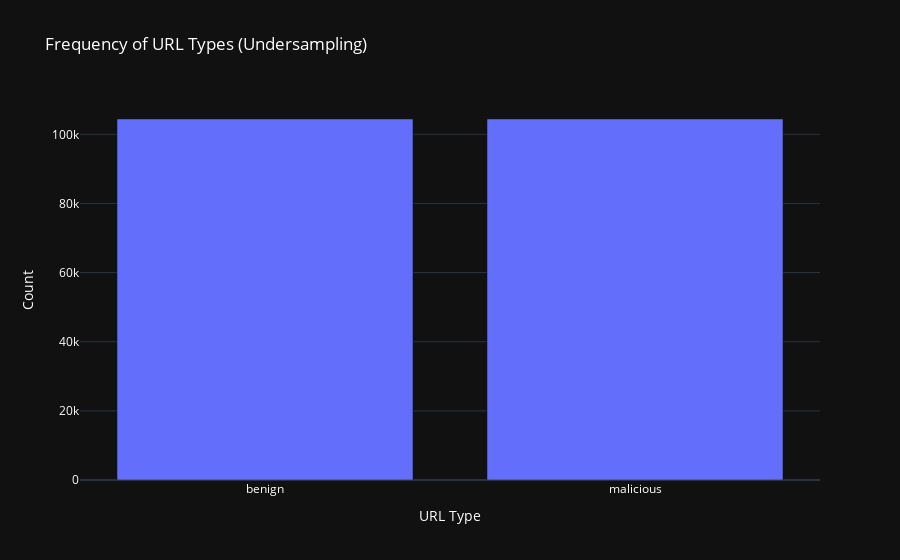

Notebook code for this chart:
### Code cell
label_counts = df_balanced['label'].value_counts()
fig = go.Figure(data=[go.Bar(x=label_counts.index, y=label_counts.values)])
fig.update_layout(title='Frequency of URL Types (Undersampling)',
                  xaxis_title='URL Type',
                  yaxis_title='Count',
                  template='plotly_dark',
                  font=dict(color='white'),
                  showlegend=False)
fig.show()

### Figure 1 — Plotly figure (JSON) as saved in the notebook; plotly's stock layout.template omitted (floating-point values rounded to 4 significant figures)
{"data": [{"type": "bar", "x": ["benign", "malicious"], "y": [104438, 104438]}], "layout": {"font": {"color": "white"}, "showlegend": false, "title": {"text": "Frequency of URL Types (Undersampling)"}, "xaxis": {"title": {"text": "URL Type"}}, "yaxis": {"title": {"text": "Count"}}}}
